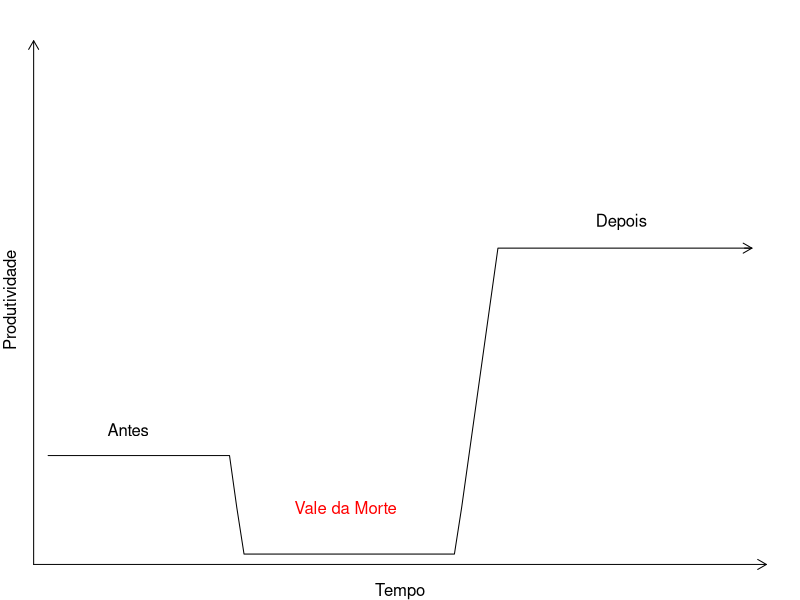
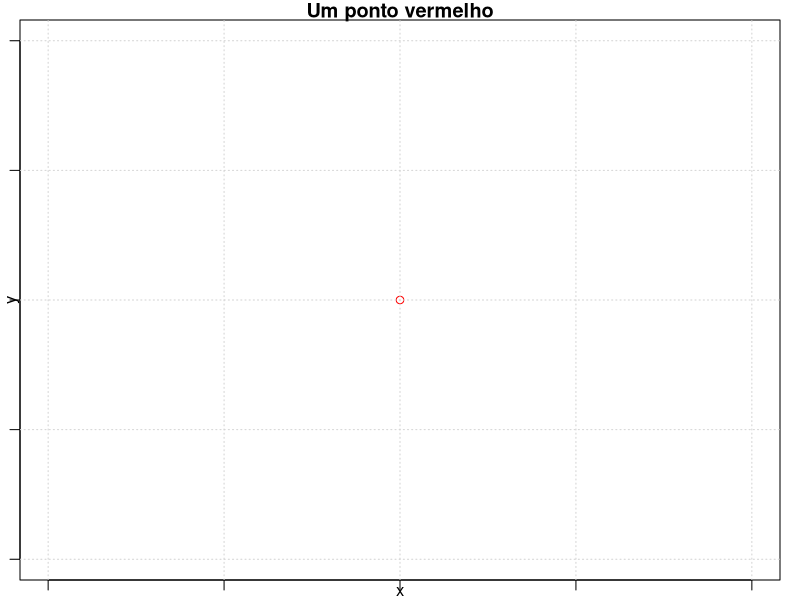
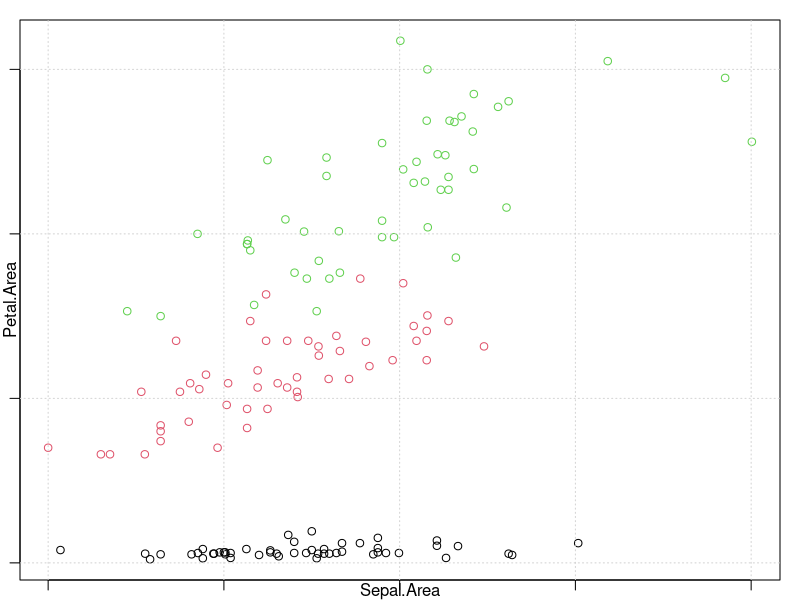
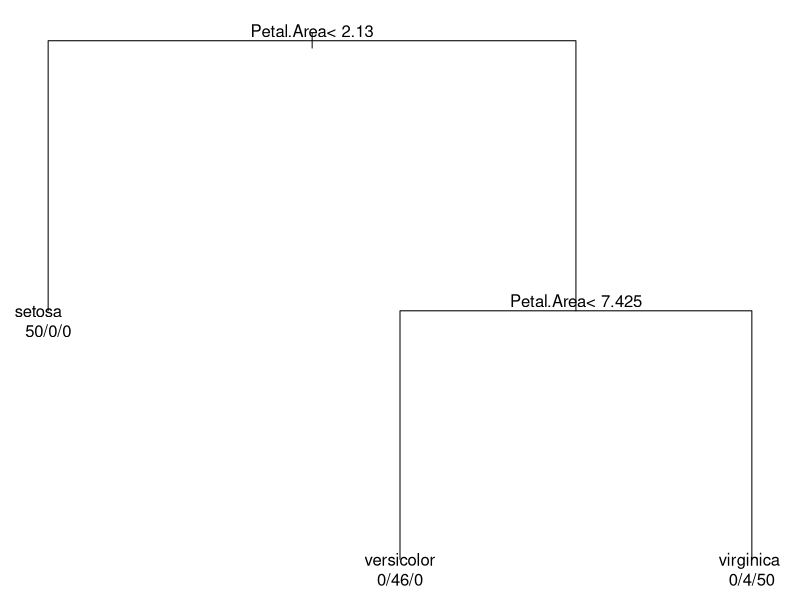

Recreate these plots in R, in order.
## ---- chunk 1
library(magrittr)
## ---- chunk 2
y0 <- 0.2
y <- c(rep(y0, 25), seq(y0, 0.1, -0.1), rep(0.01, 30), seq(0.1, y0 * 3, 0.1), rep(y0 * 3, 35))
x <- 1:length(y)
par(mgp = c(0, 1, 0), mar = rep(1, 4))
plot(y ~ x, type = "l", xlab = "Tempo", ylab = "Produtividade", ylim = c(0, 1), axes = FALSE)
text(42, 0.1, "Vale da Morte", col = "red")
text(12, 0.25, "Antes")
text(80, 0.65, "Depois")
arrows(-1, -0.01, 100, -0.01, length = 0.1)
arrows(-1, -0.01, -1, 1, length = 0.1)
arrows(x[length(x)- 1], y[length(y)], x[length(x)], y[length(y)], length = 0.1)
## ---- chunk 3
plot(x = 25, y = 25, col = "red", main = "Um ponto vermelho", xlab = "x", ylab = "y")
grid()
## ---- chunk 4
options(prompt = '$ ', continue = '$ ')
## ---- chunk 5
options(prompt = '> ', continue = '+ ')
## ---- chunk 6
tools::package_dependencies("dplyr")[[1]]
tools::package_dependencies("magrittr")[[1]]
tools::package_dependencies("rmarkdown")[[1]]
## ---- chunk 7
x <- 2
y <- 2
res <- sum(x, y)
## ---- chunk 8
options(prompt = '$ ', continue = '$ ')
## ---- chunk 9
options(prompt = '> ', continue = '+ ')
## ---- chunk 10
head(iris)
## ---- chunk 11
library(dplyr)
## ---- chunk 12
iris %>% 
  as_tibble()
## ---- chunk 13
iris %>% 
  filter(Species == "setosa") %>% 
  as_tibble()
## ---- chunk 14
iris %>% 
  select(Species, ends_with("Width")) %>% 
  as_tibble()
## ---- chunk 15
iris %>% 
  mutate(
    Sepal.Area = Sepal.Length * Sepal.Width,
    Petal.Area = Petal.Length * Petal.Width) %>%
  select(ends_with("Area")) %>% 
  plot(col = iris$Species)
grid()
## ---- chunk 16
iris %>% 
  arrange(desc(Sepal.Length)) %>% 
  as_tibble()
## ---- chunk 17
iris %>%
  mutate(
    Sepal.Area = Sepal.Length * Sepal.Width,
    Petal.Area = Petal.Length * Petal.Width,
    diff.Area = Sepal.Area - Petal.Area) %>% 
  group_by(Species) %>%
  summarise(
    n = n(),
    mean = mean(diff.Area, na.rm = TRUE),
    median = median(diff.Area, na.rm = TRUE),
    sd = sd(diff.Area, na.rm = TRUE)
  )
## ---- chunk 18
par(xpd = NA)
iris %>%
  mutate(
    Sepal.Area = Sepal.Length * Sepal.Width,
    Petal.Area = Petal.Length * Petal.Width
  ) %>% 
  rpart::rpart(
    Species ~ Sepal.Area + Sepal.Length + Sepal.Width + Petal.Area + Petal.Length + Petal.Width, 
    data = .) %T>% 
  plot() %>%
  text(use.n = TRUE)
